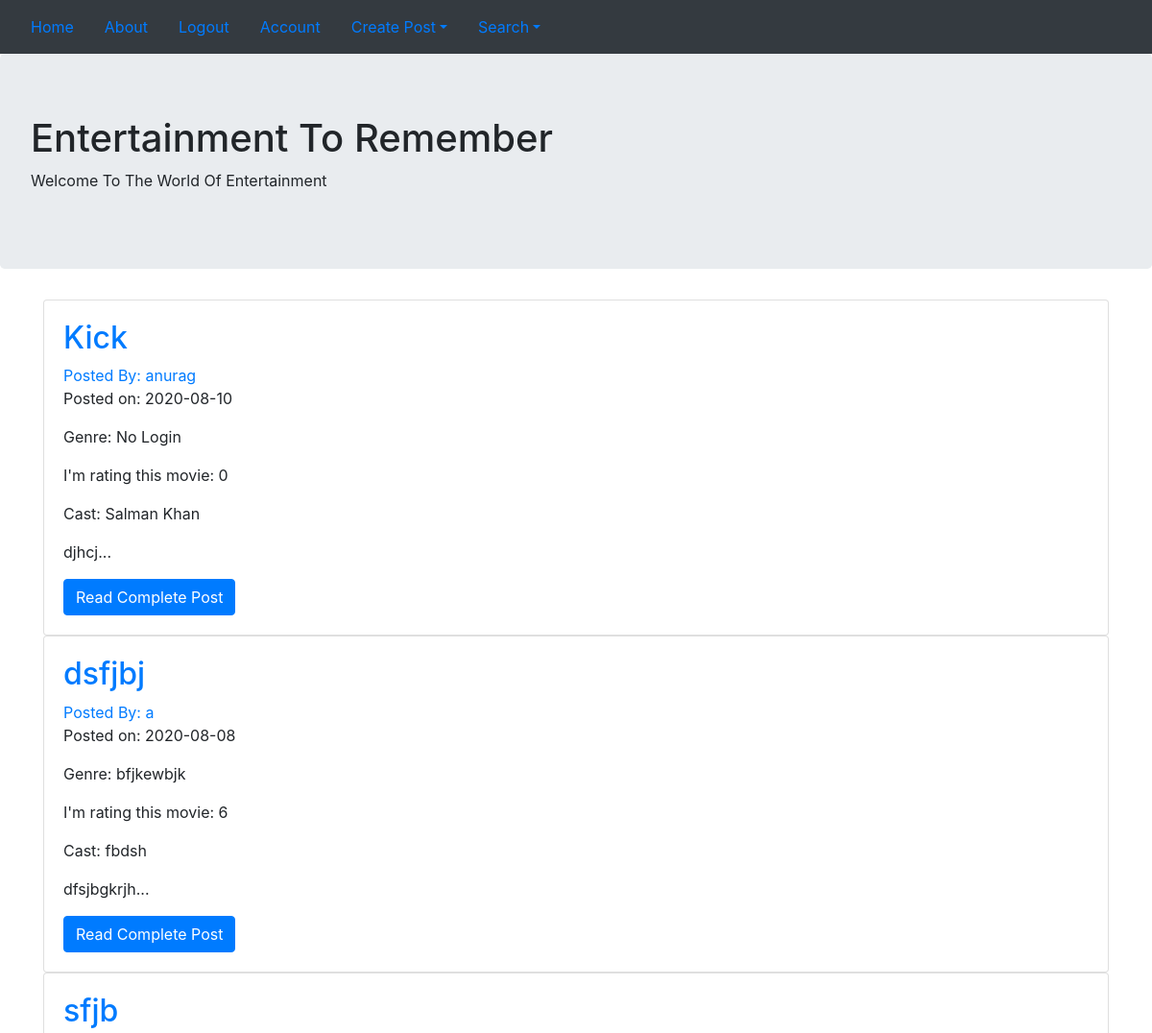
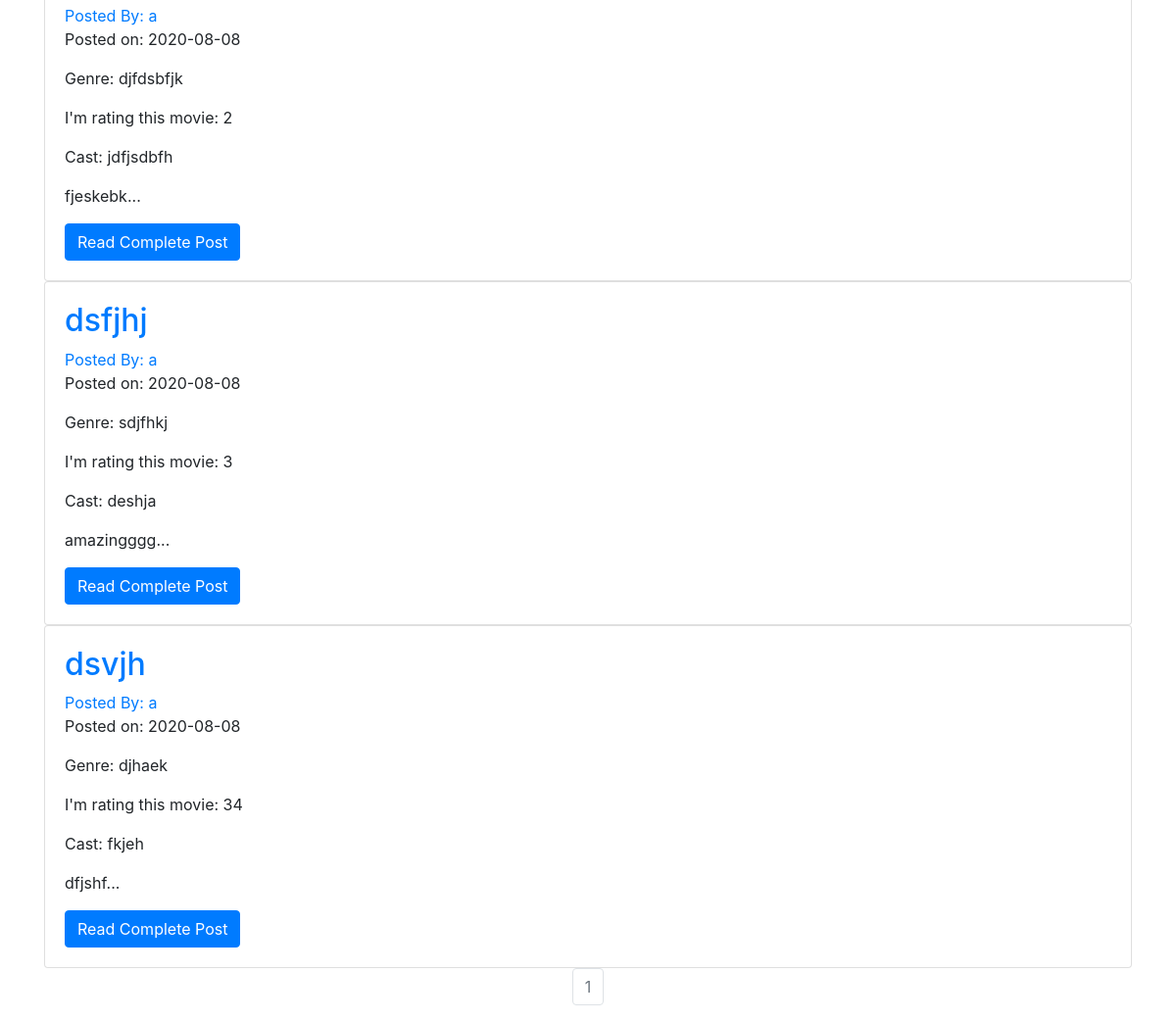
/ (signed in), run on the app's committed database (2 pictures, top to bottom).
### myproject/models.py (models this page shows, shortened)
class Movie(db.Model):
    id = db.Column(db.Integer, primary_key=True)
    user_id = db.Column(db.Integer, db.ForeignKey('users.id'), nullable=False)
    name = db.Column(db.String(64), nullable=False)
    cast = db.Column(db.String(128), nullable=False)
    rating = db.Column(db.Integer, nullable=False)
    genre = db.Column(db.String, nullable=False)
    review = db.Column(db.Text, nullable=False)
    date = db.Column(db.DateTime, nullable=False, default=datetime.utcnow)

class User(db.Model, UserMixin):
    __tablename__ = 'users'
    id = db.Column(db.Integer, primary_key=True)
    name = db.Column(db.String(64), nullable=False)
    profile_image = db.Column(db.String(64), nullable=False, default='default_profile.png')
    email = db.Column(db.String(64), unique=True, index=True)
    username = db.Column(db.String(64), unique=True, index=True)
    password_hash = db.Column(db.String(128))
    posts = db.relationship('Movie', backref='audience', lazy=True)

### myproject/core/views.py (the view)
@core.route('/')
def index():
    page = request.args.get(1, type=int)
    movie_posts = Movie.query.order_by(Movie.date.desc()).paginate(page=page, per_page=10)
    return render_template('index.html', movie_posts=movie_posts)

### myproject/models.py (called while the page is built)
@login_manager.user_loader
def load_user(user_id):
    return User.query.get(user_id)

### myproject/templates/index.html (shortened to what this page needs)
{% extends 'base.html' %}
{% block content %}
 <div class="jumbotron">
    <h1>Entertainment To Remember</h1>
    <p>Welcome To The World Of Entertainment</p>
  </div>
  <div class="container">
    {% for post in movie_posts.items %}
    <div class="card" >
      <div class="card-body">
        <h2><a class="card-title" href="  {{ url_for('movie.movie_post', movie_id=post.id) }}">{{ post.name }}</a></h2>
        <a href="{{ url_for('users.user_posts', username=post.audience.username) }}">Posted By: {{ post.audience.username }}</a>
        <p>Posted on: {{ post.date.strftime('%Y-%m-%d') }}</p>
        <p>Genre: {{ post.genre }}</p>
        <p>I'm rating this movie: {{ post.rating }}</p>
        <p>Cast: {{ post.cast }}</p>
        <p class="card-text">{{ post.review[:10] }}...</p>
        <a href="{{ url_for('movie.movie_post', movie_id=post.id) }}" class="btn btn-primary">Read Complete Post</a>
      </div>
    </div>
   {% endfor %}
   <nav aria-label="Page navigation example">
     <ul class="pagination justify-content-center">
       {% for page_num in movie_posts.iter_pages(left_edge=1, right_edge=1, left_current=1, right_current=2) %}
          {% if movie_posts.page == page_num %}
          <li class="page-item disabled">
            <a class="page-link" href="{{ url_for('core.index', page=page_num) }}">{{ page_num }}</a></li>
          {% else %}
            <li class="page-item"><a class="page-link" href="{{ url_for('core.index', page=page_num) }}">{{ page_num }}</a></li>
          {% endif %}
      {% endfor %}
     </ul>
   </nav>
  </div>
{% endblock %}

### data on the page
Movie: name "Kick", audience.username "anurag", date "2020-08-10", genre "No Login", rating "0", cast "Salman Khan", review "djhcj"
Movie: name "dsfjbj", audience.username "a", date "2020-08-08", genre "bfjkewbjk", rating "6", cast "fbdsh", review "dfsjbgkrjh"
Movie: name "sfjb", audience.username "a", date "2020-08-08", genre "djfdsbfjk", rating "2", cast "jdfjsdbfh", review "fjeskebk"
Movie: name "dsfjhj", audience.username "a", date "2020-08-08", genre "sdjfhkj", rating "3", cast "deshja", review "amazingggg"
Movie: name "dsvjh", audience.username "a", date "2020-08-08", genre "djhaek", rating "34", cast "fkjeh", review "dfjshf"

### other printed values
{{ page_num }} "1"
